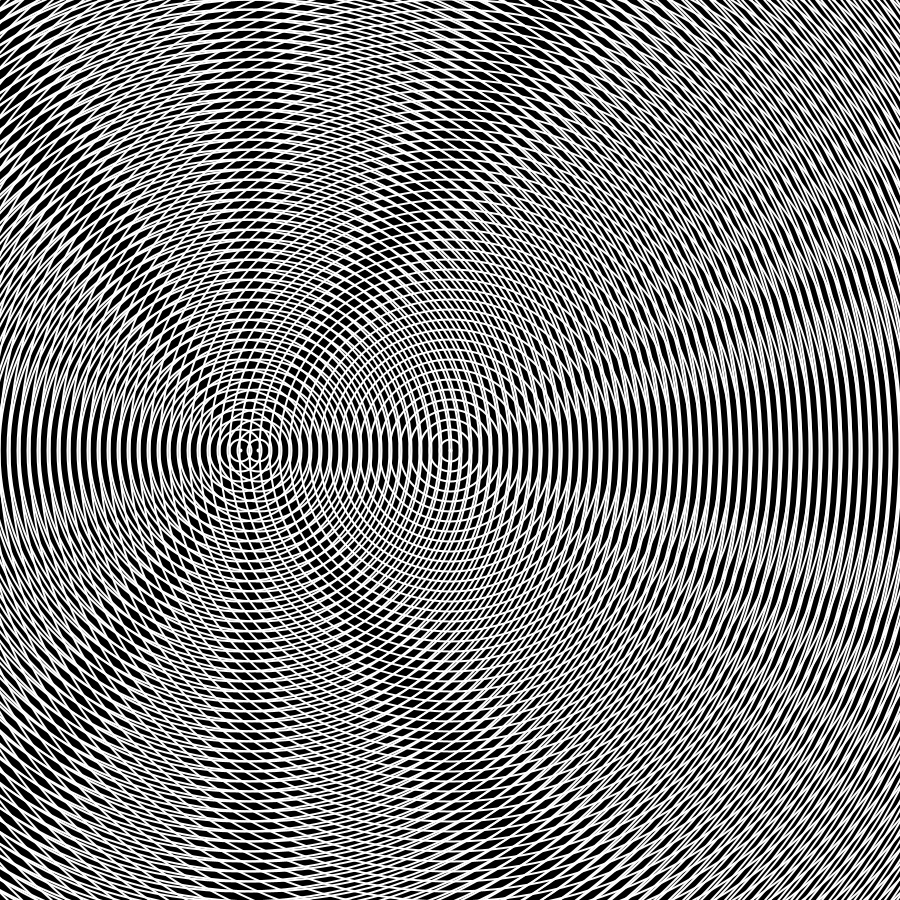
Frame 1 (no input)
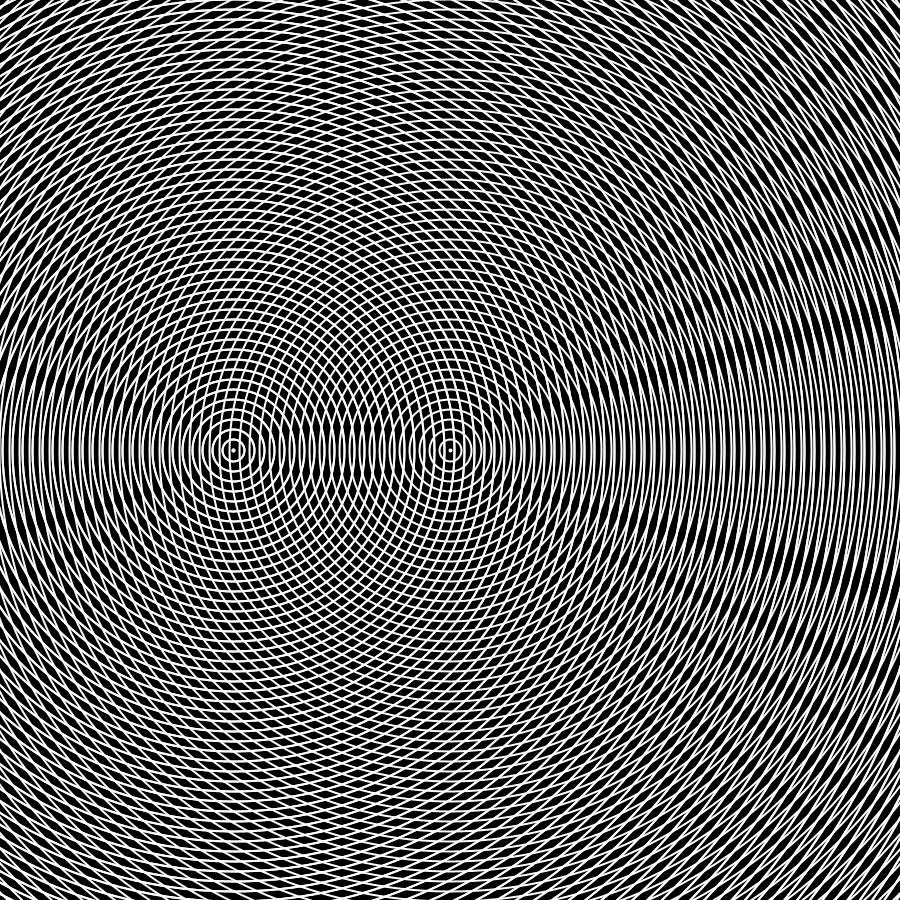
Frame 60 (the mouse pressed at the canvas centre just before this capture)
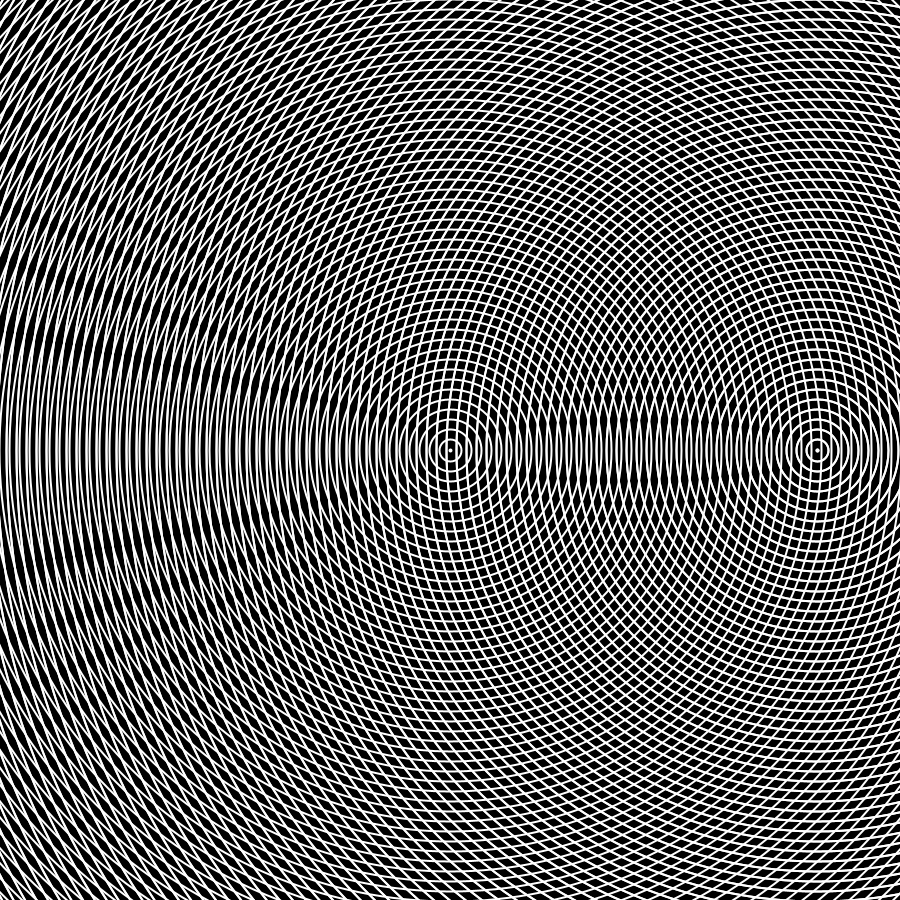
Frame 120 (the mouse held since frame 60 and released just before this capture)

The Processing sketch that drew these frames (run headless with seeded random() and noise(); from frame 60 on, the mouse is pressed at the canvas centre):

// Processing sketch: moireAgents
// ── moireAgents.pde
ArrayList<Agent> agents;
int sw = 2;

void setup () {
  size(900, 900);
  background(0);
  
  agents = new ArrayList<Agent>();
  agents.add(new Agent(true, width / 2, height / 2, sw));

  for (int i = 1; i < 3; i++) {
    agents.add(new Agent(false, random(50, width - 50), height / 2, sw));
  }
}

void draw () {
  background(0);

  for (Agent a : agents) {
    a.run();
  }
}

// ── Agent.pde
class Agent {
  boolean fixed, random;
  float x, y, radius, sw;
  
  Agent (boolean fixed, float x, float y, float sw) {
    this.x = x;
    this.y = y;
    this.sw = sw;
    this.fixed = fixed;
    this.radius = 2;
    this.random = random(1) > 0.5;
  }

  void edges () {
    if (this.x < 0) this.x = width;
    if (this.y < 0) this.y = height;
    if (this.x > width) this.x = 0;
    if (this.y > height) this.y = 0;
  }

  void update () {
    this.x += this.random ? sin(width) * frameCount : cos(width) * -frameCount;
    this.y += !this.random ? sin(width) * frameCount : 0;
  }

  void show () {
    noFill();
    stroke(255);
    strokeWeight(this.sw);

    for (int i = 1; i < width * 2; i += 10) {
      circle(this.x, this.y, i * this.radius);
    }
  }

  void run () {
    this.edges();
    if (!this.fixed) this.update();
    this.show();
  }
}
